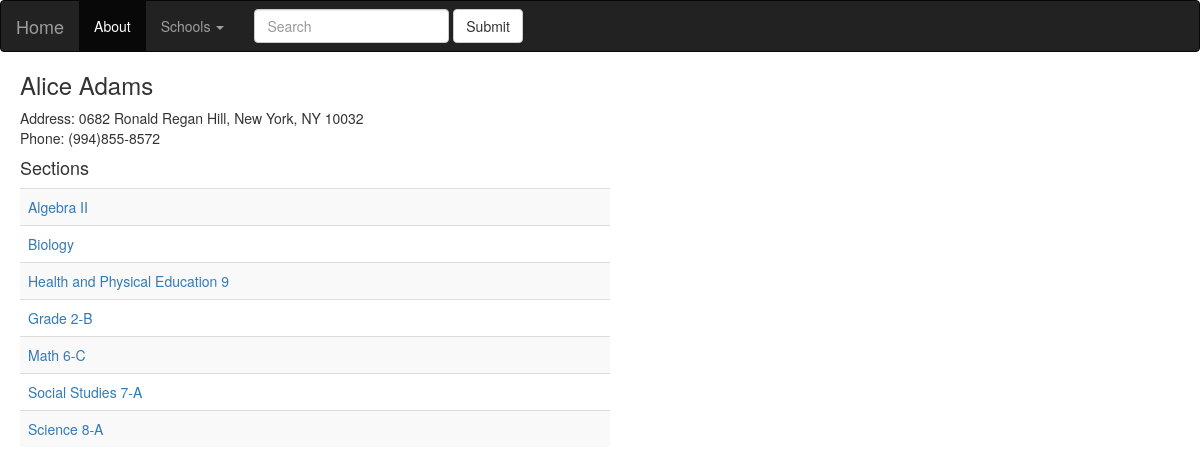
The app's page /districts/1/schools/1/students/1/, older data.
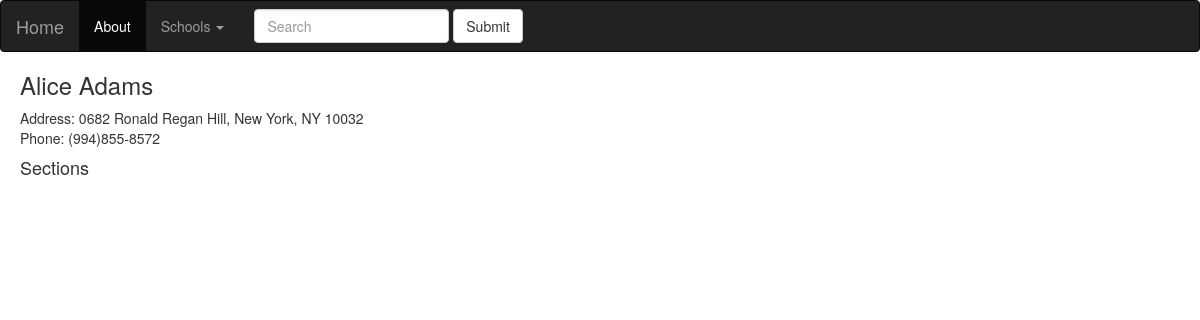
The same page, newer data.
### database_setup.py (models this page shows, shortened)
class Section(Base):
    __tablename__ = 'section'
    id = Column(Integer, primary_key=True)
    name = Column(String(40), nullable=False)
    school_id = Column(Integer, ForeignKey('school.id'))
    school = relationship(School)
    teacher_id = Column(Integer, ForeignKey('teacher.id'))
    teacher = relationship(Teacher)
    students = relationship('Student', secondary='enrollment')

### schools.py (the view)
@app.route('/districts/<int:district_id>/schools/<int:school_id>/students/<int:student_id>/')
def showStudent(district_id, school_id, student_id):
    student = session.query(Student).filter_by(id=student_id).one()
    sections = student.sections
    return render_template('student.html',
                           district_id=district_id,
                           school_id=school_id,
                           student=student,
                           sections=sections)

### templates/student.html (shortened to what this page needs)
{% extends "base.html" %}
{% block content %}
<h3>{{student.first_name}} {{student.last_name}}</h3>
<p>Address: {{student.address}}, {{student.city}}, {{student.state}} {{student.zip}}<br>
Phone: {{student.phone}}</p>
<h4>Sections</h4>
<table class="table table-striped" style="width:50%">
{% for section in sections %}
<tr>
	<td><a href='{{url_for('showSection', district_id=district_id, school_id=school_id, section_id=section.id)}}'>{{section.name}}</a></td>
</tr>
{% endfor %}
</table>
{% endblock %}

Row changes from the older to the newer data that the page shows:
no longer on this page (row edited): Section: name "Algebra II"
no longer on this page (row edited): Section: name "Biology"
no longer on this page (row edited): Section: name "Health and Physical Education 9"
no longer on this page (row edited): Section: name "Grade 2-B"
no longer on this page (row edited): Section: name "Math 6-C"
no longer on this page (row edited): Section: name "Social Studies 7-A"
no longer on this page (row edited): Section: name "Science 8-A"
